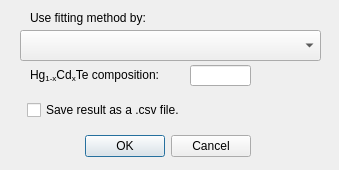
<?xml version="1.0" encoding="UTF-8"?>
<ui version="4.0">
 <class>MCT_window</class>
 <widget class="QDialog" name="MCT_window">
  <property name="geometry">
   <rect>
    <x>0</x>
    <y>0</y>
    <width>339</width>
    <height>170</height>
   </rect>
  </property>
  <property name="windowTitle">
   <string>Choose fitting method</string>
  </property>
  <widget class="QDialogButtonBox" name="resultbox">
   <property name="geometry">
    <rect>
     <x>80</x>
     <y>130</y>
     <width>171</width>
     <height>32</height>
    </rect>
   </property>
   <property name="orientation">
    <enum>Qt::Horizontal</enum>
   </property>
   <property name="standardButtons">
    <set>QDialogButtonBox::Cancel|QDialogButtonBox::Ok</set>
   </property>
  </widget>
  <widget class="QLabel" name="label">
   <property name="geometry">
    <rect>
     <x>30</x>
     <y>10</y>
     <width>151</width>
     <height>16</height>
    </rect>
   </property>
   <property name="text">
    <string>Use fitting method by:</string>
   </property>
  </widget>
  <widget class="QComboBox" name="methodnamegetoption">
   <property name="geometry">
    <rect>
     <x>20</x>
     <y>30</y>
     <width>301</width>
     <height>31</height>
    </rect>
   </property>
   <property name="currentText">
    <string/>
   </property>
   <property name="currentIndex">
    <number>-1</number>
   </property>
  </widget>
  <widget class="QLabel" name="label_2">
   <property name="geometry">
    <rect>
     <x>30</x>
     <y>67</y>
     <width>151</width>
     <height>16</height>
    </rect>
   </property>
   <property name="text">
    <string>&lt;html&gt;&lt;head/&gt;&lt;body&gt;&lt;p&gt;Hg&lt;span style=&quot; vertical-align:sub;&quot;&gt;1-x&lt;/span&gt;Cd&lt;span style=&quot; vertical-align:sub;&quot;&gt;x&lt;/span&gt;Te composition:&lt;/p&gt;&lt;/body&gt;&lt;/html&gt;</string>
   </property>
  </widget>
  <widget class="QLineEdit" name="entry_x">
   <property name="geometry">
    <rect>
     <x>190</x>
     <y>65</y>
     <width>61</width>
     <height>21</height>
    </rect>
   </property>
  </widget>
  <widget class="QCheckBox" name="checksave">
   <property name="geometry">
    <rect>
     <x>27</x>
     <y>100</y>
     <width>240</width>
     <height>20</height>
    </rect>
   </property>
   <property name="text">
    <string>Save result as a .csv file.</string>
   </property>
  </widget>
 </widget>
 <resources/>
 <connections>
  <connection>
   <sender>resultbox</sender>
   <signal>accepted()</signal>
   <receiver>MCT_window</receiver>
   <slot>accept()</slot>
   <hints>
    <hint type="sourcelabel">
     <x>248</x>
     <y>254</y>
    </hint>
    <hint type="destinationlabel">
     <x>157</x>
     <y>274</y>
    </hint>
   </hints>
  </connection>
  <connection>
   <sender>resultbox</sender>
   <signal>rejected()</signal>
   <receiver>MCT_window</receiver>
   <slot>reject()</slot>
   <hints>
    <hint type="sourcelabel">
     <x>316</x>
     <y>260</y>
    </hint>
    <hint type="destinationlabel">
     <x>286</x>
     <y>274</y>
    </hint>
   </hints>
  </connection>
 </connections>
</ui>
